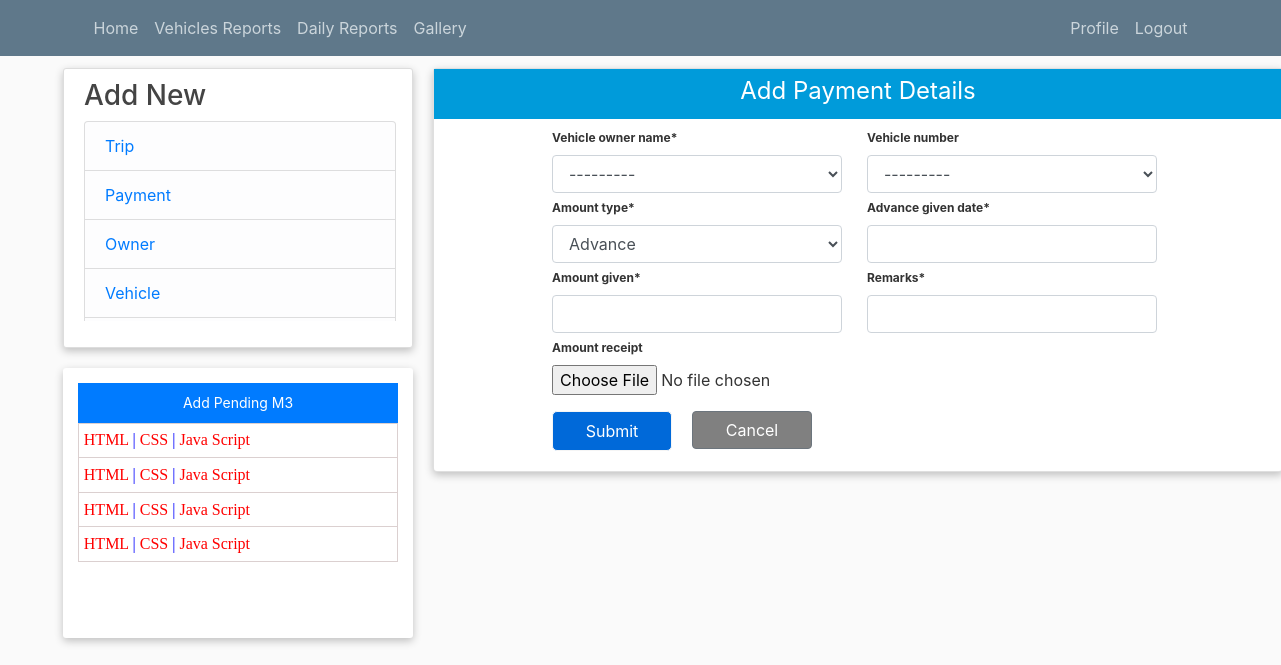
The page /addpayment/ (signed in) on the database as committed earlier.
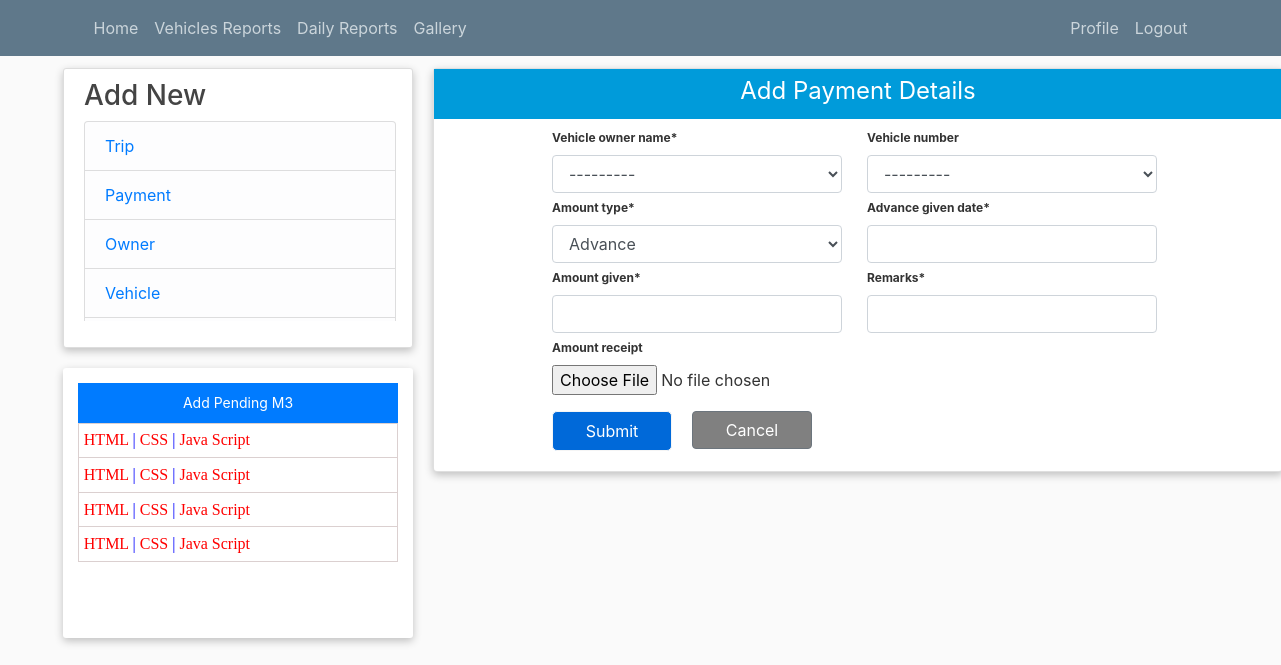
The same page on the database as committed later.
### blog/models.py (models this page shows)
class TransporterDetails(models.Model):
    vehicle_owner_name = models.CharField(max_length=100, null=False, blank=False)
    phoneNumberRegex = RegexValidator(regex = r"^\+?1?\d{8,15}$")
    owner_phone_number = models.CharField(validators = [phoneNumberRegex], max_length = 16, null=False, blank=False)
    rate_per_tonne = models.CharField(max_length=200, null=True, blank=True)
    def __str__(self):
        return self.vehicle_owner_name

### blog/views.py (the view)
# urls.py: path('addpayment/', views.addPaymentDetails, name='add_payment'),
@login_required(login_url='login')
def addPaymentDetails(request):
    user = request.user
    form = VehiclePaymentsForm()
    if request.method == 'POST':
        form = VehiclePaymentsForm(request.POST)
        if form.is_valid():
            form.save()
            messages.success(request, f'Your new Payment details has been saved!')
            return redirect('/')
    context = {'form':form}
    return render(request, 'blog/add_payment_details.html', context)

### blog/forms.py
class VehiclePaymentsForm(forms.ModelForm):
    class Meta:
        model = VehiclePayments
        fields = '__all__'

### blog/models.py (called while the page is built)
    def __str__(self):
        return self.vehicle_number

### blog/templates/blog/add_payment_details.html (shortened to what this page needs)
{% extends "blog/base.html" %}
{% block content %}
{% load crispy_forms_tags %}
<head>
    <link
      rel="stylesheet"
      href="https://cdnjs.cloudflare.com/ajax/libs/animate.css/4.1.1/animate.min.css"
    />
  </head>
<body class="m-5">
    <div class="container">
      <div class="row">
            <div class="col-md-12 animation-form">
                <div class="card card-body ">
                     <div class="header-text1">
                        <p class="text1">Add Payment Details</p>
                    </div>
                    <form action="" method="POST" enctype="multipart/form-data" style="margin-left: 98px;margin-right:75px;">
                        <div class="row">
                            <div class="col">
                                 {{form | crispy }}
                            </div>
                                 </div>
                                    <input type="submit" name="Submit" class="btn-submit-addpay" style="margin-left: 0px;">
                                    <a class="btn btn-outline-secondary btn-close-addpay" href="{% url 'engineer_page'  %}">Cancel</a>
                                </form>
                            </div>
                            </div>
                </div>
            </div>
      </div>
    </div>
{% endblock %}

Rows that differ between the two databases and show on the page:
added TransporterDetails: vehicle_owner_name "---------"
Other text that changed with them:
form field vehicle_owner_name: "---------" → (not shown)
